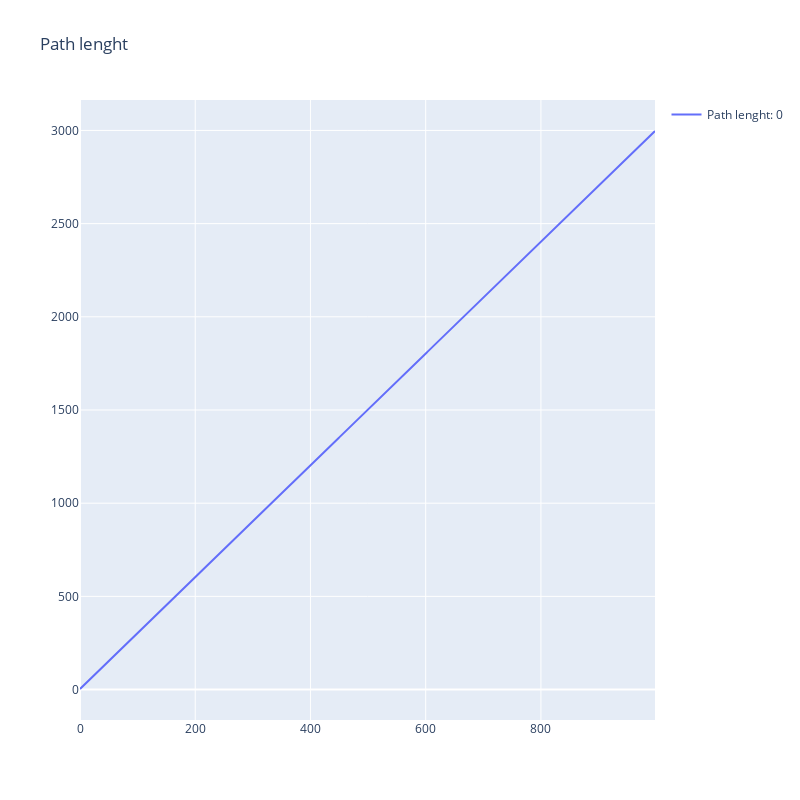

Source (notebook cell):
### Code cell
plot_metrics(pl_df, title = "Path lenght", line_name_prefix="Path lenght")

### Figure 1 — Plotly figure (JSON) as saved in the notebook; plotly's stock layout.template omitted (floating-point values rounded to 4 significant figures; data arrays with more than 128 entries replaced by an {"elided": "..."} marker saying what was removed)
{"data": [{"line": {"width": 2}, "marker": {"size": 2}, "mode": "lines", "name": "Path lenght: 0", "showlegend": true, "type": "scatter", "x": {"elided": "999 int values"}, "y": {"elided": "999 int values"}}], "layout": {"autosize": false, "height": 800, "title": {"text": "Path lenght"}, "width": 800}}
